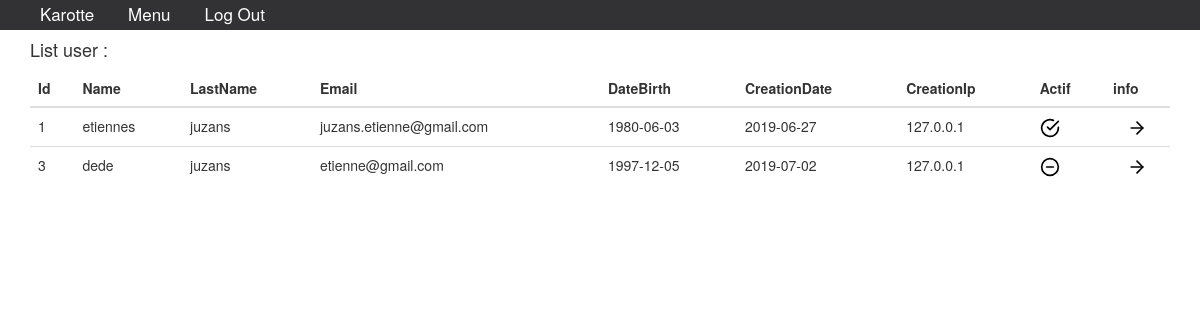
The app's page /BackOfficeKarotte/ListeUtilisateurs (signed in) with its own data.
### tables this page shows
CREATE TABLE IF NOT EXISTS `Users` (
  `Id` int(9) NOT NULL,
  `Name` varchar(255) NOT NULL,
  `LastName` varchar(255) NOT NULL,
  `Email` varchar(255) NOT NULL,
  `Password` varchar(255) NOT NULL,
  `DateBirth` date DEFAULT NULL,
  `Type` int(1) NOT NULL,
  `Actif` int(1) NOT NULL DEFAULT '0',
  `Status` int(1) NOT NULL DEFAULT '1',
  `CreationDate` date NOT NULL,
  `CreationIp` varchar(100) NOT NULL
);

### BackOfficeKarotte/Controller/ListeUtilisateurs.php (called while the page is built, shortened)
<?php
$objOffice = new office($connectOffice);
$listes = $objOffice->ListingUsers();
?>

### BackOfficeKarotte/model/connectOffice.class.php (called while the page is built, shortened)
<?php
class connectOffice {
    public function setConnect(PDO $connectOffice)
    {
        $this -> _connectOffice = $connectOffice;
    }
}
?>

### BackOfficeKarotte/model/office.class.php (called while the page is built, shortened)
<?php
class office extends connectOffice {
    public function ListingUsers(){
        $req = $this -> _connectOffice -> query("SELECT * FROM `Users` WHERE `Type` = 1 ");
        $res = $req -> fetchAll();
        return $res;
    }
}
?>

### BackOfficeKarotte/config.php (called while the page is built, shortened)
<?php
function routeUrlBO(){
    $nbslash = '';
    if(isset($_GET['i'])){
        $nburl = count(explode('/', $_GET['i']));
        if($nburl !== 0){
            for($i=1; $i < $nburl; $i++){
                $nbslash .= "../";
            }
        }
    }
    return $nbslash;
}
?>

### BackOfficeKarotte/views/ListeUtilisateurs.php (the view)
<?php
require "Controller/ListeUtilisateurs.php";
if(isset($urlExplodeUser[1])){
    $verif = $objOffice->verifUser($urlExplodeUser[1]);
    if($verif > 0){
        ?>
        <div class="container ListeUtilisateurs">
            <h4>user Information  :</h4>
            <div class="InfoUtilisateur">
                <?php
                foreach ($objOffice->infoUser($urlExplodeUser[1]) as $info){
                    ?>
                    <h4>Id :</h4>
                    <h4>Name :</h4>
                    <h4>Surname :</h4>
                    <h4>Email :</h4>
                    <p><?= $info['Id'] ?></p>
                    <p><?= $info['Name'] ?></p>
                    <p><?= $info['LastName'] ?></p>
                    <p><?= $info['Email'] ?></p>
                    <h4>DateBirth :</h4>
                    <h4>CreationDate :</h4>
                    <h4>CreationIp :</h4>
                    <h4>Actif :</h4>
                    <p><?= $info['DateBirth'] ?></p>
                    <p><?= $info['CreationDate'] ?></p>
                    <p><?= $info['CreationIp'] ?></p>
                    <p><?= $info['Actif'] ?></p>
                    <?php
                }
                ?>
            </div>
        </div>
        <?php
    }else{
        ?>
        <div class="container ListeUtilisateurs">
            <h4>user Information :</h4>
            <div class="InfoUtilisateur">
                <div class="alert alert-danger" role="alert">
                    users not found :
                </div>
            </div>
        </div>
        <?php
    }
}else{
    ?>
    <div class="container ListeUtilisateurs">
        <h4>List user :</h4>
        <table class="table table-hover table-fixed">
            <thead>
            <tr>
                <th>Id</th>
                <th>Name</th>
                <th>LastName</th>
                <th>Email</th>
                <th>DateBirth</th>
                <th>CreationDate</th>
                <th>CreationIp</th>
                <th>Actif</th>
                <th>info</th>
            </tr>
            </thead>
            <tbody>
            <?php
            foreach($listes as $Liste){
                ?>
                <tr>
                    <td><?= $Liste['Id'] ?></td>
                    <td><?= $Liste['Name'] ?></td>
                    <td><?= $Liste['LastName'] ?></td>
                    <td><?= $Liste['Email'] ?></td>
                    <td><?= $Liste['DateBirth'] ?></td>
                    <td><?= $Liste['CreationDate'] ?></td>
                    <td><?= $Liste['CreationIp'] ?></td>
                    <td>
                        <?php
                        if ($Liste['Actif'] == '1') {
                            ?>
                            <img src="<?= routeUrlBO() ?>src/images/icone/petiteIcone/minus-circle.svg" style="width: 20px" alt="icone">
                            <?php
                        } else if ($Liste['Actif'] == '0') {
                            ?>
                            <img src="<?= routeUrlBO() ?>src/images/icone/petiteIcone/check-circle.svg" style="width: 20px" alt="icone">
                            <?php
                        }
                        ?>
                    </td>
                    <th style="text-align: center" scope="row"><a href="<?= routeUrlBO() ?>ListeUtilisateurs/<?= $Liste['Id'] ?>"><img src="<?= routeUrlBO() ?>src/images/icone/petiteIcone/arrow-right.svg" style="width: 20px" alt="icone"></a></th>
                </tr>
                <?php
            }
            ?>
            </tbody>
        </table>
    </div>
    <?php
}
?>

### records on screen
users: Id "1", Name "etiennes", LastName "juzans", Email "juzans.etienne@gmail.com", DateBirth "1980-06-03", CreationDate "2019-06-27", CreationIp "127.0.0.1", Actif 0 (drawn)
users: Id "3", Name "dede", LastName "juzans", Email "etienne@gmail.com", DateBirth "1997-12-05", CreationDate "2019-07-02", CreationIp "127.0.0.1", Actif 1 (drawn)
